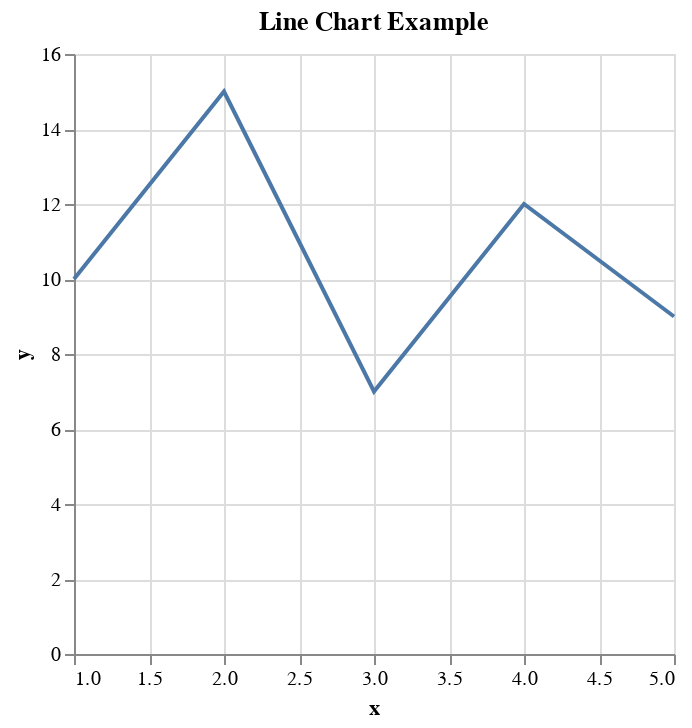

Notebook code cell kept with this figure:
### Markdown cell above
### altair

### Code cell
data = pd.DataFrame({'x': x, 'y': y})

# Create the plot
chart = alt.Chart(data).mark_line().encode(
    x='x',
    y='y'
).properties(
    title='Line Chart Example'
)

# Display the plot
chart

### Figure 1 — Vega-Lite specification as saved in the notebook (floating-point values rounded to 4 significant figures)
{"config": {"view": {"continuousWidth": 300, "continuousHeight": 300}}, "data": {"name": "data-9a15dccd413501e4f19f96c8b17b6266"}, "mark": {"type": "line"}, "encoding": {"x": {"field": "x", "type": "quantitative"}, "y": {"field": "y", "type": "quantitative"}}, "title": "Line Chart Example", "$schema": "https://vega.github.io/schema/vega-lite/v5.8.0.json", "datasets": {"data-9a15dccd413501e4f19f96c8b17b6266": [{"x": 1, "y": 10}, {"x": 2, "y": 15}, {"x": 3, "y": 7}, {"x": 4, "y": 12}, {"x": 5, "y": 9}]}}
